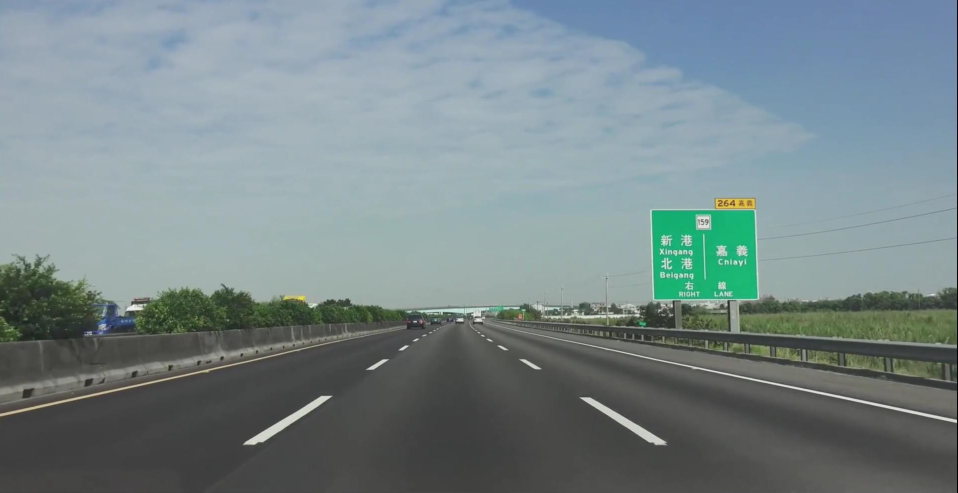
#> input picture Project1/20240312PERCEPTION_FOR_AUTONOMOUS_CARS2/test.jpg, 1915 x 985 px (shown at 1/2 size)
$ jupyter execute --allow-errors test.ipynb
#> lines starting #> are read from the running program, lines starting #| are printed output that depends on the picture; after the words box and inside, x2 and y2 are one past the last pixel; in counts of white or black regions, pixels touching at a corner belong together
[cell 1]
import matplotlib.pyplot as plt
import matplotlib.image as mpimg
import numpy as np
import cv2

[cell 2]
import math

def grayscale(img):
    """Applies the Grayscale transform
    This will return an image with only one color channel
    but NOTE: to see the returned image as grayscale
    (assuming your grayscaled image is called 'gray')
    you should call plt.imshow(gray, cmap='gray')"""
    return cv2.cvtColor(img, cv2.COLOR_RGB2GRAY)
    # Or use BGR2GRAY if you read an image with cv2.imread()
    # return cv2.cvtColor(img, cv2.COLOR_BGR2GRAY)

def canny(img, low_threshold, high_threshold):
    """Applies the Canny transform"""
    return cv2.Canny(img, low_threshold, high_threshold)

def gaussian_blur(img, kernel_size):
    """Applies a Gaussian Noise kernel"""
    return cv2.GaussianBlur(img, (kernel_size, kernel_size), 0)

def region_of_interest(img, vertices):
    """
    Applies an image mask.

    Only keeps the region of the image defined by the polygon
    formed from `vertices`. The rest of the image is set to black.
    `vertices` should be a numpy array of integer points.
    """
    #defining a blank mask to start with
    mask = np.zeros_like(img)

    #defining a 3 channel or 1 channel color to fill the mask with depending on the input image
    if len(img.shape) > 2:
        channel_count = img.shape[2]  # i.e. 3 or 4 depending on your image
        ignore_mask_color = (255,) * channel_count
    else:
        ignore_mask_color = 255

    #filling pixels inside the polygon defined by "vertices" with the fill color
    cv2.fillPoly(mask, vertices, ignore_mask_color)

    #returning the image only where mask pixels are nonzero
    masked_image = cv2.bitwise_and(img, mask)
    return masked_image


def draw_lines(img, lines, color=[255, 0, 0], thickness=2):
    """
    NOTE: this is the function you might want to use as a starting point once you want to
    average/extrapolate the line segments you detect to map out the full
    extent of the lane (going from the result shown in raw-lines-example.mp4
    to that shown in P1_example.mp4).

    Think about things like separating line segments by their
    slope ((y2-y1)/(x2-x1)) to decide which segments are part of the left
    line vs. the right line.  Then, you can average the position of each of
    the lines and extrapolate to the top and bottom of the lane.

    This function draws `lines` with `color` and `thickness`.
    Lines are drawn on the image inplace (mutates the image).
    If you want to make the lines semi-transparent, think about combining
    this function with the weighted_img() function below
    """
    for line in lines:
        for x1,y1,x2,y2 in line:
            cv2.line(img, (round(x1), round(y1)), (round(x2), round(y2)), color, thickness)

def hough_lines(img, rho, theta, threshold, min_line_len, max_line_gap):
    """
    `img` should be the output of a Canny transform.

    Returns an image with hough lines drawn.
    """
    lines = cv2.HoughLinesP(img, rho, theta, threshold, np.array([]), min_line_len, max_line_gap)
    line_img = np.zeros((img.shape[0], img.shape[1], 3), dtype=np.uint8)
    draw_lines(line_img, lines)
    return line_img

# Python 3 has support for cool math symbols.

def weighted_img(img, initial_img, α=0.8, β=1., γ=0.):
    """
    `img` is the output of the hough_lines(), An image with lines drawn on it.
    Should be a blank image (all black) with lines drawn on it.

    `initial_img` should be the image before any processing.

    The result image is computed as follows:

    initial_img * α + img * β + γ
    NOTE: initial_img and img must be the same shape!
    """
    return cv2.addWeighted(initial_img, α, img, β, γ)

# Improve the draw_lines() function
def cal_slope(x1, y1, x2, y2):
    slope = (y2-y1)/(x2-x1)
    return slope

# [107 lines left out: functions extrapolate_x, full_extent_laneline, improve_hough_lines, improve_full_extent_laneline, improve_improve_hough_lines, not called in this run]

[cell 3]
# Read in and grayscale the image
image = mpimg.imread('./20240312PERCEPTION_FOR_AUTONOMOUS_CARS2/test.jpg')
#> image is the input picture: shape (985, 1915, 3); mean R, G, B 119.3, 134.4, 137.3
gray = grayscale(image)
#> in grayscale, `return cv2.cvtColor(img, cv2.COLOR_RGB2GRAY)`:
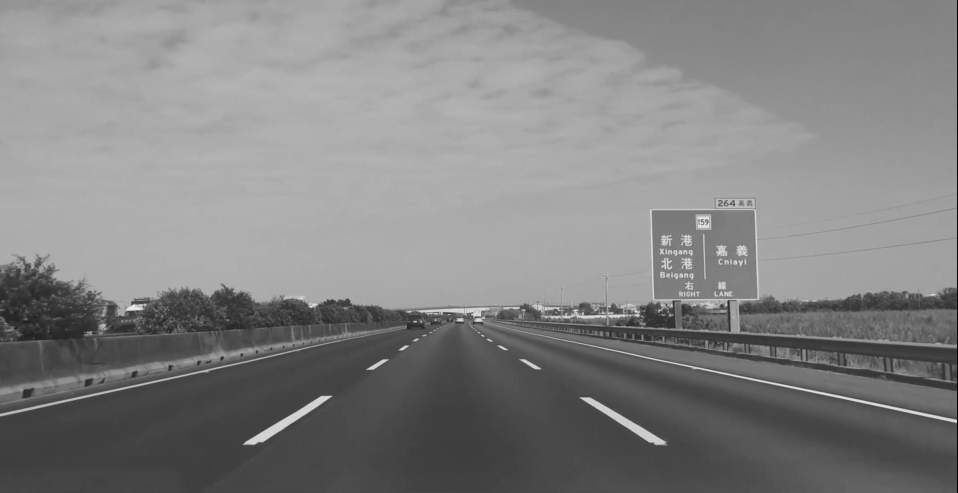
#> returned value: shape (985, 1915) (shown at 1/2 size); min 0, max 248, mean 130.2
kernel_size = 3
blur_gray = gaussian_blur(gray, kernel_size)
low_threshold = 50
high_threshold = 150
edges = canny(blur_gray, low_threshold, high_threshold)
#> in canny, `return cv2.Canny(img, low_threshold, high_threshold)`:
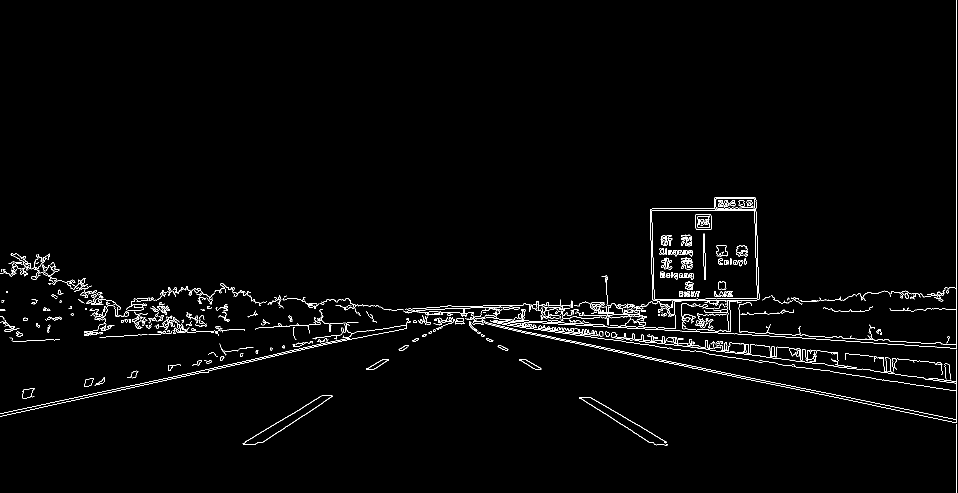
#> returned value: shape (985, 1915) (shown at 1/2 size); 1.7% white in thin lines or dots
imshape = image.shape
#> imshape = (985, 1915, 3)
vertices = np.array([[(250, imshape[0]), (1750, imshape[0]), (950,670), (850,670)]], dtype=np.int32)  # 逆時針
masked_edges = region_of_interest(edges, vertices)
#> in region_of_interest, `cv2.fillPoly(mask, vertices, ignore_mask_color)`:
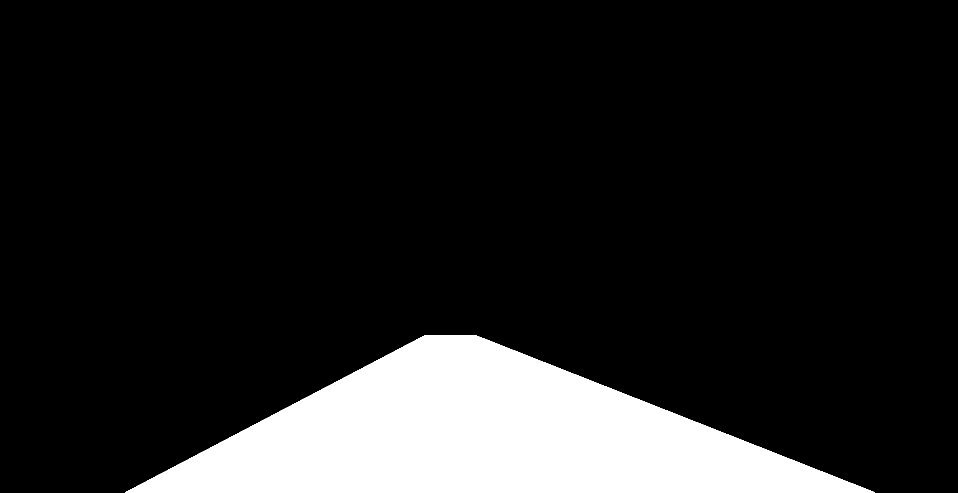
#> mask: shape (985, 1915) (shown at 1/2 size); 13.4% white; 1 white region, box (x1, y1, x2, y2) and area: (251, 670, 1749, 985) 252227
#> in region_of_interest, `masked_image = cv2.bitwise_and(img, mask)`:
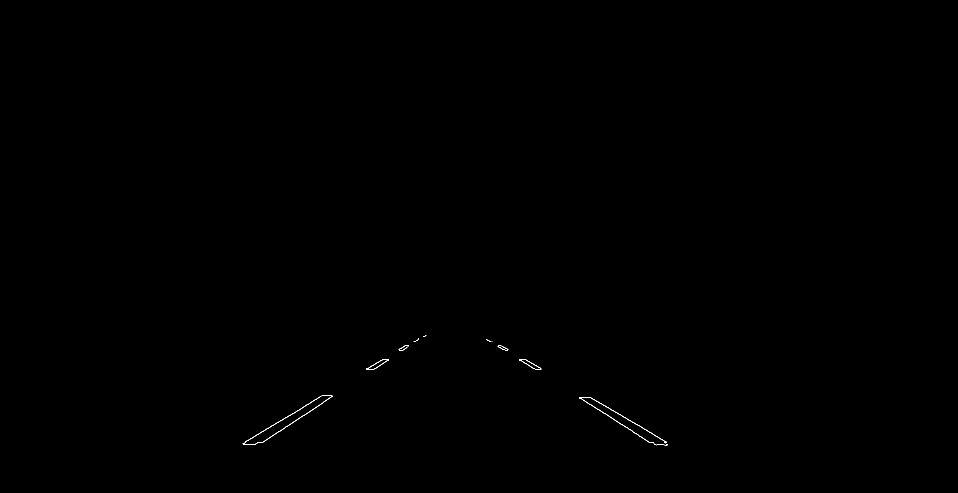
#> masked_image: shape (985, 1915) (shown at 1/2 size); 0.08% white in thin lines or dots, all inside (x1, y1, x2, y2) = (485, 671, 1335, 891)
rho = 1 # distance resolution in pixels of the Hough grid
theta = np.pi/180 # angular resolution in radians of the Hough grid
threshold = 1     # minimum number of votes (intersections in Hough grid cell)
min_line_length = 15 #minimum number of pixels making up a line
max_line_gap = 10    # maximum gap in pixels between connectable line segments

#
line_image = hough_lines(masked_edges, rho, theta, threshold, min_line_length, max_line_gap)
#> in hough_lines, `lines = cv2.HoughLinesP(img, rho, theta, threshold, np.array([]), min_..`: lines = 30 rows, first 6: [537, 877, 662, 793], [1049, 718, 1082, 736], [1179, 794, 1229, 822], [1198, 819, 1301, 885], [490, 883, 644, 791], [486, 889, 508, 889]
#> the loop in draw_lines, `for line in lines:` made 30 passes
#> line on passes 1 to 12: [[537, 877, 662, 793]], [[1049, 718, 1082, 736]], [[1179, 794, 1229, 822]], [[1198, 819, 1301, 885]], [[490, 883, 644, 791]], [[486, 889, 508, 889]], [[1158, 794, 1297, 884]], [[1269, 847, 1320, 876]], [[831, 682, 846, 672]], [[1177, 794, 1263, 842]], [[837, 677, 852, 671]], [[485, 887, 625, 803]]
lines = cv2.HoughLinesP(masked_edges, rho, theta, threshold, np.array([]), min_line_length, max_line_gap)
line_img = np.zeros((masked_edges.shape[0], masked_edges.shape[1], 3), dtype=np.uint8)

#
for line in lines:
    for x1,y1,x2,y2 in line:
        cv2.line(line_img, (x1, y1), (x2, y2), [255, 0, 0], 10)
#> this loop made 30 passes
#
result = weighted_img(line_image, image, α=0.8, β=1., γ=0.)
#> in weighted_img, `return cv2.addWeighted(initial_img, α, img, β, γ)`:
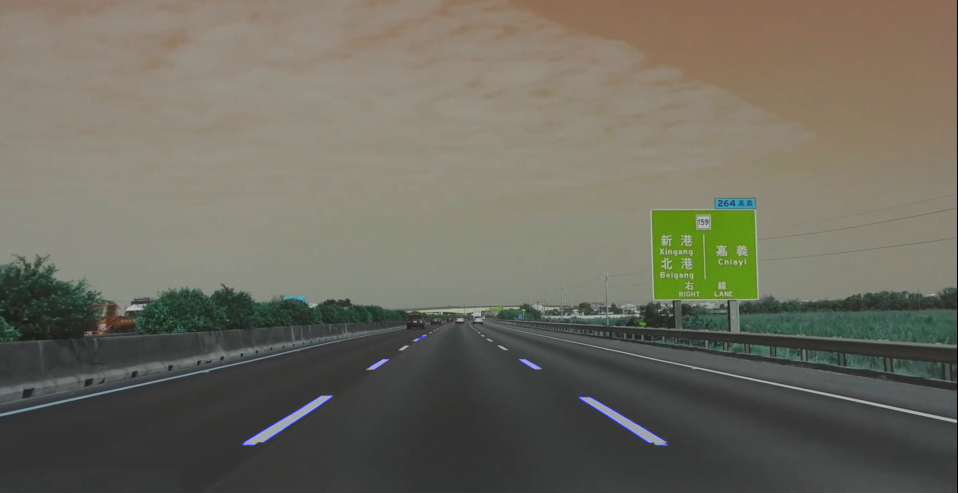
#> returned value: shape (985, 1915, 3) (shown at 1/2 size); mean of channels 0, 1, 2 95.7, 107.5, 109.8; drawn as B, G, R

#
plt.figure()
plt.imshow(result)
plt.show()

[cell 4]
def cal_slope(x1, y1, x2, y2):
    if x1==x2:
        print("x same")
    slope = (y2-y1)/(x2-x1)
    return slope

def extrapolate_x(x1, y1, bottom_y, top_y, slope):  # min = bottom, max = top
    top_x = ((top_y-y1)/slope) + x1  # (max_y-y1)/(max_x-x1) = slope
    bottom_x = x1 - ((y1-bottom_y)/slope)# (y1-bottom_y)/(x1-min_x) = slope
    return bottom_x, top_x

[cell 5]
def full_extent_laneline(top_y, bottom_y, lines):
    right_line_num = 0
    right_line_bottom_x = 0
    right_line_top_x = 0
    left_line_num = 0
    left_line_bottom_x = 0
    left_line_top_x = 0
    for line in lines:
        for x1,y1,x2,y2 in line:
            slope = cal_slope(x1,y1,x2,y2)
            if slope > 0:
                right_line_num += 1
                bottom_x, top_x = extrapolate_x(x1, y1, bottom_y, top_y, slope)
                right_line_bottom_x += bottom_x
                right_line_top_x += top_x
            elif slope < 0:
                left_line_num += 1
                bottom_x, top_x = extrapolate_x(x1, y1, bottom_y, top_y, slope)
                left_line_bottom_x += bottom_x
                left_line_top_x += top_x

    right_line_bottom_x = round(right_line_bottom_x/right_line_num)
    right_line_top_x = round(right_line_top_x/right_line_num)
    left_line_bottom_x = round(left_line_bottom_x/left_line_num)
    left_line_top_x = round(left_line_top_x/left_line_num)
    return np.array([[[right_line_top_x, top_y, right_line_bottom_x, bottom_y]],[[left_line_top_x, top_y, left_line_bottom_x, bottom_y]]])

[cell 6]
# Read in and grayscale the image
image = mpimg.imread('./20240312PERCEPTION_FOR_AUTONOMOUS_CARS2/test.jpg')
gray = grayscale(image)
kernel_size = 3
blur_gray = gaussian_blur(gray, kernel_size)
low_threshold = 50
high_threshold = 150
edges = canny(blur_gray, low_threshold, high_threshold)
imshape = image.shape
vertices = np.array([[(250, imshape[0]), (1750, imshape[0]), (950,670), (850,670)]], dtype=np.int32)  # 逆時針
masked_edges = region_of_interest(edges, vertices)
rho = 1 # distance resolution in pixels of the Hough grid
theta = np.pi/180 # angular resolution in radians of the Hough grid
threshold = 1     # minimum number of votes (intersections in Hough grid cell)
min_line_length = 15 #minimum number of pixels making up a line
max_line_gap = 10    # maximum gap in pixels between connectable line segments

#
lines = cv2.HoughLinesP(masked_edges, rho, theta, threshold, np.array([]), min_line_length, max_line_gap)
line_img = np.zeros((masked_edges.shape[0], masked_edges.shape[1], 3), dtype=np.uint8)

#
full_lines = full_extent_laneline(670, 985, lines)
#> the loop in full_extent_laneline, `for line in lines:` made 30 passes
#> line on passes 1, 2, 3, 4, 5, 7, 8, 9, 10, 11, 12, 13: [[537, 877, 662, 793]], [[1049, 718, 1082, 736]], [[1179, 794, 1229, 822]], [[1198, 819, 1301, 885]], [[490, 883, 644, 791]], [[1158, 794, 1297, 884]], [[1269, 847, 1320, 876]], [[831, 682, 846, 672]], [[1177, 794, 1263, 842]], [[837, 677, 852, 671]], [[485, 887, 625, 803]], [[1039, 718, 1071, 738]]
#> line on passes 6, 17, 23, 29: [[486, 889, 508, 889]], [[1314, 889, 1334, 889]], [[645, 791, 664, 791]], [[1159, 794, 1178, 794]]
#> after the loop in full_extent_laneline, `for line in lines:`: left_line_bottom_x = 3922.8; left_line_num = 12; left_line_top_x = 10135.4; right_line_bottom_x = 21012.9; right_line_num = 14; right_line_top_x = 13402.9
#> in full_extent_laneline, `right_line_bottom_x = round(right_line_bottom_x/right_line_num)`: right_line_bottom_x = 1501
#> in full_extent_laneline, `right_line_top_x = round(right_line_top_x/right_line_num)`: right_line_top_x = 957
#> in full_extent_laneline, `left_line_bottom_x = round(left_line_bottom_x/left_line_num)`: left_line_bottom_x = 327
#> in full_extent_laneline, `left_line_top_x = round(left_line_top_x/left_line_num)`: left_line_top_x = 845
#> full_lines = [[957, 670, 1501, 985], [845, 670, 327, 985]]
for line in full_lines:
    for x1,y1,x2,y2 in line:
        cv2.line(line_img, (x1, y1), (x2, y2), [255, 0, 0], 20)
#> this loop made 2 passes

#cv2.line(line_img, (right_line_top_x_mean, top_y), (right_line_bottom_x_mean, bottom_y), [255, 0, 0], 20)
#cv2.line(line_img, (left_line_top_x_mean, top_y), (left_line_bottom_x_mean, bottom_y), [255, 0, 0], 20)
#
result = weighted_img(line_img, image, α=0.8, β=1., γ=0.)

#
plt.figure()
plt.imshow(result)
plt.show()

[cell 7]
bottom_y = 985
top_y = 670
line_threshold = 0.1*image.shape[1]
#> line_threshold = 191.5

right_line_num = 0
right_line_bottom_x = 0
right_line_top_x = 0
right_line_bottom_x_mean = 0
right_line_top_x_mean = 0

left_line_num = 0
left_line_bottom_x = 0
left_line_top_x = 0
left_line_bottom_x_mean = 0
left_line_top_x_mean = 0

for line in lines:
    for x1,y1,x2,y2 in line:
        slope = cal_slope(x1,y1,x2,y2)
        if slope > 0:
            bottom_x, top_x = extrapolate_x(x1, y1, bottom_y, top_y, slope)
            print("1right_line_num, bottom_x, top_x = ",right_line_num, bottom_x, top_x)
            if right_line_num == 0:
                right_line_num = 1
                right_line_bottom_x = bottom_x
                right_line_bottom_x_mean = bottom_x
                right_line_top_x = top_x
                right_line_top_x_mean = top_x
                print("2right_line_num, right_line_bottom_x_mean, right_line_top_x_mean = ",right_line_num, right_line_bottom_x_mean, right_line_top_x_mean)
            elif abs(bottom_x-right_line_bottom_x_mean)<line_threshold and abs(top_x-right_line_top_x_mean)<line_threshold:
                print("in")
                right_line_num += 1
                right_line_bottom_x += bottom_x
                print(right_line_bottom_x)
                right_line_top_x += top_x
                print(right_line_top_x)
                right_line_bottom_x_mean = round(right_line_bottom_x/right_line_num)
                print(right_line_bottom_x_mean)
                right_line_top_x_mean = round(right_line_top_x/right_line_num)
                print(right_line_top_x_mean)
                print("2right_line_num, right_line_bottom_x_mean, right_line_top_x_mean = ",right_line_num, right_line_bottom_x_mean, right_line_top_x_mean)
        elif slope<0:
            bottom_x, top_x = extrapolate_x(x1, y1, bottom_y, top_y, slope)
            if left_line_num ==0:
                left_line_num = 1
                left_line_bottom_x = bottom_x
                left_line_bottom_x_mean = bottom_x
                left_line_top_x = top_x
                left_line_top_x_mean = top_x

            elif abs(bottom_x-left_line_bottom_x_mean)<line_threshold and abs(top_x-left_line_top_x_mean)<line_threshold:
                left_line_num += 1
                left_line_bottom_x += bottom_x
                left_line_top_x += top_x
                left_line_bottom_x_mean = round(left_line_bottom_x/left_line_num)
                left_line_top_x_mean = round(left_line_top_x/left_line_num)
            print("left_line_num, left_line_bottom_x_mean, left_line_top_x_mean = ",left_line_num, left_line_bottom_x_mean, left_line_top_x_mean)
            print("left_line_num, bottom_x, top_x = ",left_line_num, bottom_x, top_x)
#> this loop made 30 passes
#> (printed output is left out)
#> after the loop, left_line_bottom_x = 3855.8; left_line_bottom_x_mean = 351; left_line_num = 11; left_line_top_x = 9280.9; left_line_top_x_mean = 844; right_line_bottom_x = 21012.9; right_line_bottom_x_mean = 1501; right_line_num = 14; right_line_top_x = 13402.9; right_line_top_x_mean = 957

[cell 8]
# Read in and grayscale the image
image = mpimg.imread('./20240312PERCEPTION_FOR_AUTONOMOUS_CARS2/test.jpg')
gray = grayscale(image)
kernel_size = 3
blur_gray = gaussian_blur(gray, kernel_size)
low_threshold = 50
high_threshold = 150
edges = canny(blur_gray, low_threshold, high_threshold)
imshape = image.shape
vertices = np.array([[(250, imshape[0]), (1750, imshape[0]), (950,670), (850,670)]], dtype=np.int32)  # 逆時針
masked_edges = region_of_interest(edges, vertices)
rho = 1 # distance resolution in pixels of the Hough grid
theta = np.pi/180 # angular resolution in radians of the Hough grid
threshold = 1     # minimum number of votes (intersections in Hough grid cell)
min_line_length = 15 #minimum number of pixels making up a line
max_line_gap = 10    # maximum gap in pixels between connectable line segments

#
lines = cv2.HoughLinesP(masked_edges, rho, theta, threshold, np.array([]), min_line_length, max_line_gap)
line_img = np.zeros((masked_edges.shape[0], masked_edges.shape[1], 3), dtype=np.uint8)

#

cv2.line(line_img, (right_line_top_x_mean, top_y), (right_line_bottom_x_mean, bottom_y), [255, 0, 0], 20)
cv2.line(line_img, (left_line_top_x_mean, top_y), (left_line_bottom_x_mean, bottom_y), [255, 0, 0], 20)
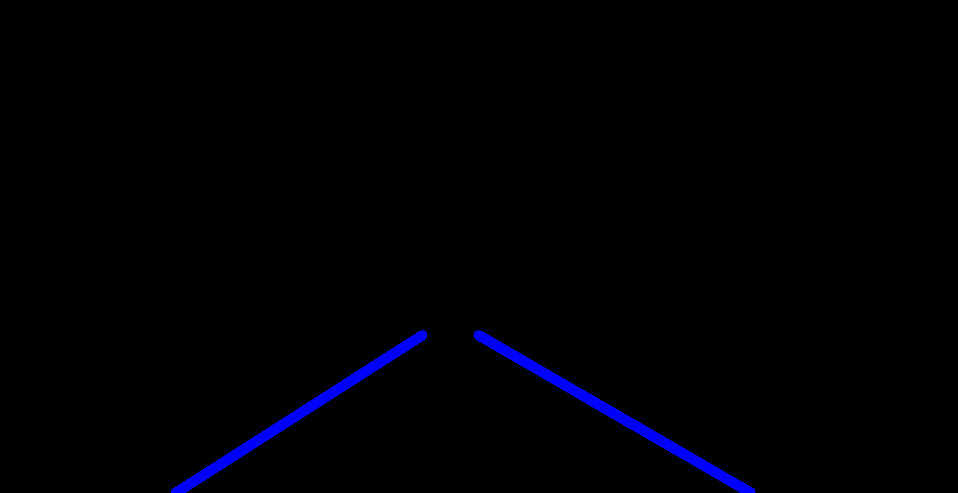
#> line_img: shape (985, 1915, 3) (shown at 1/2 size); mean of channels 0, 1, 2 3.5, 0, 0; drawn as B, G, R
#
result = weighted_img(line_img, image, α=0.8, β=1., γ=0.)

#
plt.figure()
plt.imshow(result)
plt.show()
